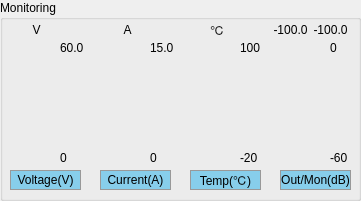
    <widget class="QGroupBox" name="groupBox_3">
     <property name="geometry">
      <rect>
       <x>20</x>
       <y>80</y>
       <width>361</width>
       <height>201</height>
      </rect>
     </property>
     <property name="title">
      <string>Monitoring</string>
     </property>
     <widget class="QLabel" name="currValue">
      <property name="geometry">
       <rect>
        <x>112</x>
        <y>20</y>
        <width>31</width>
        <height>20</height>
       </rect>
      </property>
      <property name="text">
       <string>A</string>
      </property>
      <property name="alignment">
       <set>Qt::AlignCenter</set>
      </property>
     </widget>
     <widget class="QLabel" name="voltUpper">
      <property name="geometry">
       <rect>
        <x>60</x>
        <y>40</y>
        <width>31</width>
        <height>16</height>
       </rect>
      </property>
      <property name="text">
       <string>60.0</string>
      </property>
     </widget>
     <widget class="QLabel" name="currUpper">
      <property name="geometry">
       <rect>
        <x>150</x>
        <y>40</y>
        <width>31</width>
        <height>16</height>
       </rect>
      </property>
      <property name="text">
       <string>15.0</string>
      </property>
     </widget>
     <widget class="QLabel" name="label_38">
      <property name="geometry">
       <rect>
        <x>100</x>
        <y>170</y>
        <width>71</width>
        <height>20</height>
       </rect>
      </property>
      <property name="styleSheet">
       <string notr="true">border: 1px solid #999999;
background-color: rgb(135, 206, 235);</string>
      </property>
      <property name="text">
       <string>Current(A)</string>
      </property>
      <property name="alignment">
       <set>Qt::AlignCenter</set>
      </property>
     </widget>
     <widget class="QLabel" name="tempUpper">
      <property name="geometry">
       <rect>
        <x>240</x>
        <y>40</y>
        <width>31</width>
        <height>16</height>
       </rect>
      </property>
      <property name="text">
       <string>100</string>
      </property>
     </widget>
     <widget class="QLabel" name="label_37">
      <property name="geometry">
       <rect>
        <x>10</x>
        <y>170</y>
        <width>71</width>
        <height>20</height>
       </rect>
      </property>
      <property name="styleSheet">
       <string notr="true">border: 1px solid #999999;
background-color: rgb(135, 206, 235);</string>
      </property>
      <property name="text">
       <string>Voltage(V)</string>
      </property>
      <property name="alignment">
       <set>Qt::AlignCenter</set>
      </property>
     </widget>
     <widget class="QLabel" name="tempValue">
      <property name="geometry">
       <rect>
        <x>202</x>
        <y>20</y>
        <width>31</width>
        <height>20</height>
       </rect>
      </property>
      <property name="text">
       <string>℃</string>
      </property>
      <property name="alignment">
       <set>Qt::AlignCenter</set>
      </property>
     </widget>
     <widget class="QLabel" name="currLower">
      <property name="geometry">
       <rect>
        <x>150</x>
        <y>150</y>
        <width>31</width>
        <height>16</height>
       </rect>
      </property>
      <property name="text">
       <string>0</string>
      </property>
     </widget>
     <widget class="QLabel" name="tempLower">
      <property name="geometry">
       <rect>
        <x>240</x>
        <y>150</y>
        <width>31</width>
        <height>16</height>
       </rect>
      </property>
      <property name="text">
       <string>-20</string>
      </property>
     </widget>
     <widget class="QLabel" name="voltValue">
      <property name="geometry">
       <rect>
        <x>21</x>
        <y>20</y>
        <width>31</width>
        <height>20</height>
       </rect>
      </property>
      <property name="text">
       <string>V</string>
      </property>
      <property name="alignment">
       <set>Qt::AlignCenter</set>
      </property>
     </widget>
     <widget class="QLabel" name="label_39">
      <property name="geometry">
       <rect>
        <x>190</x>
        <y>170</y>
        <width>71</width>
        <height>20</height>
       </rect>
      </property>
      <property name="styleSheet">
       <string notr="true">border: 1px solid #999999;
background-color: rgb(135, 206, 235);</string>
      </property>
      <property name="text">
       <string>Temp(℃)</string>
      </property>
      <property name="alignment">
       <set>Qt::AlignCenter</set>
      </property>
     </widget>
     <widget class="QLabel" name="voltLower">
      <property name="geometry">
       <rect>
        <x>60</x>
        <y>150</y>
        <width>31</width>
        <height>16</height>
       </rect>
      </property>
      <property name="text">
       <string>0</string>
      </property>
     </widget>
     <widget class="VolumeWidget" name="voltDisplay" native="true">
      <property name="geometry">
       <rect>
        <x>27</x>
        <y>40</y>
        <width>20</width>
        <height>121</height>
       </rect>
      </property>
      <property name="MaxValue" stdset="0">
       <number>60</number>
      </property>
      <property name="MinValue" stdset="0">
       <number>0</number>
      </property>
      <property name="SingleTrack" stdset="0">
       <bool>true</bool>
      </property>
     </widget>
     <widget class="VolumeWidget" name="currDisplay" native="true">
      <property name="geometry">
       <rect>
        <x>117</x>
        <y>40</y>
        <width>20</width>
        <height>121</height>
       </rect>
      </property>
      <property name="MaxValue" stdset="0">
       <number>15</number>
      </property>
      <property name="MinValue" stdset="0">
       <number>0</number>
      </property>
      <property name="SingleTrack" stdset="0">
       <bool>true</bool>
      </property>
     </widget>
     <widget class="VolumeWidget" name="tempDisplay" native="true">
      <property name="geometry">
       <rect>
        <x>207</x>
        <y>40</y>
        <width>20</width>
        <height>121</height>
       </rect>
      </property>
      <property name="MaxValue" stdset="0">
       <number>100</number>
      </property>
      <property name="MinValue" stdset="0">
       <number>-20</number>
      </property>
      <property name="SingleTrack" stdset="0">
       <bool>true</bool>
      </property>
     </widget>
     <widget class="QLabel" name="tempUpper_2">
      <property name="geometry">
       <rect>
        <x>330</x>
        <y>40</y>
        <width>21</width>
        <height>16</height>
       </rect>
      </property>
      <property name="text">
       <string>0</string>
      </property>
     </widget>
     <widget class="VolumeWidget" name="voluDisp" native="true">
      <property name="geometry">
       <rect>
        <x>297</x>
        <y>40</y>
        <width>20</width>
        <height>121</height>
       </rect>
      </property>
      <property name="SingleTrack" stdset="0">
       <bool>false</bool>
      </property>
      <property name="MaxValue" stdset="0">
       <number>0</number>
      </property>
      <property name="MinValue" stdset="0">
       <number>-60</number>
      </property>
     </widget>
     <widget class="QLabel" name="label_40">
      <property name="geometry">
       <rect>
        <x>280</x>
        <y>170</y>
        <width>71</width>
        <height>20</height>
       </rect>
      </property>
      <property name="styleSheet">
       <string notr="true">border: 1px solid #999999;
background-color: rgb(135, 206, 235);</string>
      </property>
      <property name="text">
       <string>Out/Mon(dB)</string>
      </property>
      <property name="alignment">
       <set>Qt::AlignCenter</set>
      </property>
     </widget>
     <widget class="QLabel" name="tempLower_2">
      <property name="geometry">
       <rect>
        <x>330</x>
        <y>150</y>
        <width>21</width>
        <height>16</height>
       </rect>
      </property>
      <property name="text">
       <string>-60</string>
      </property>
     </widget>
     <widget class="QLabel" name="leftVolLabel">
      <property name="geometry">
       <rect>
        <x>270</x>
        <y>20</y>
        <width>41</width>
        <height>20</height>
       </rect>
      </property>
      <property name="text">
       <string>-100.0</string>
      </property>
      <property name="alignment">
       <set>Qt::AlignCenter</set>
      </property>
     </widget>
     <widget class="QLabel" name="rightVolLabel">
      <property name="geometry">
       <rect>
        <x>310</x>
        <y>20</y>
        <width>41</width>
        <height>20</height>
       </rect>
      </property>
      <property name="text">
       <string>-100.0</string>
      </property>
      <property name="alignment">
       <set>Qt::AlignCenter</set>
      </property>
     </widget>
    </widget>
